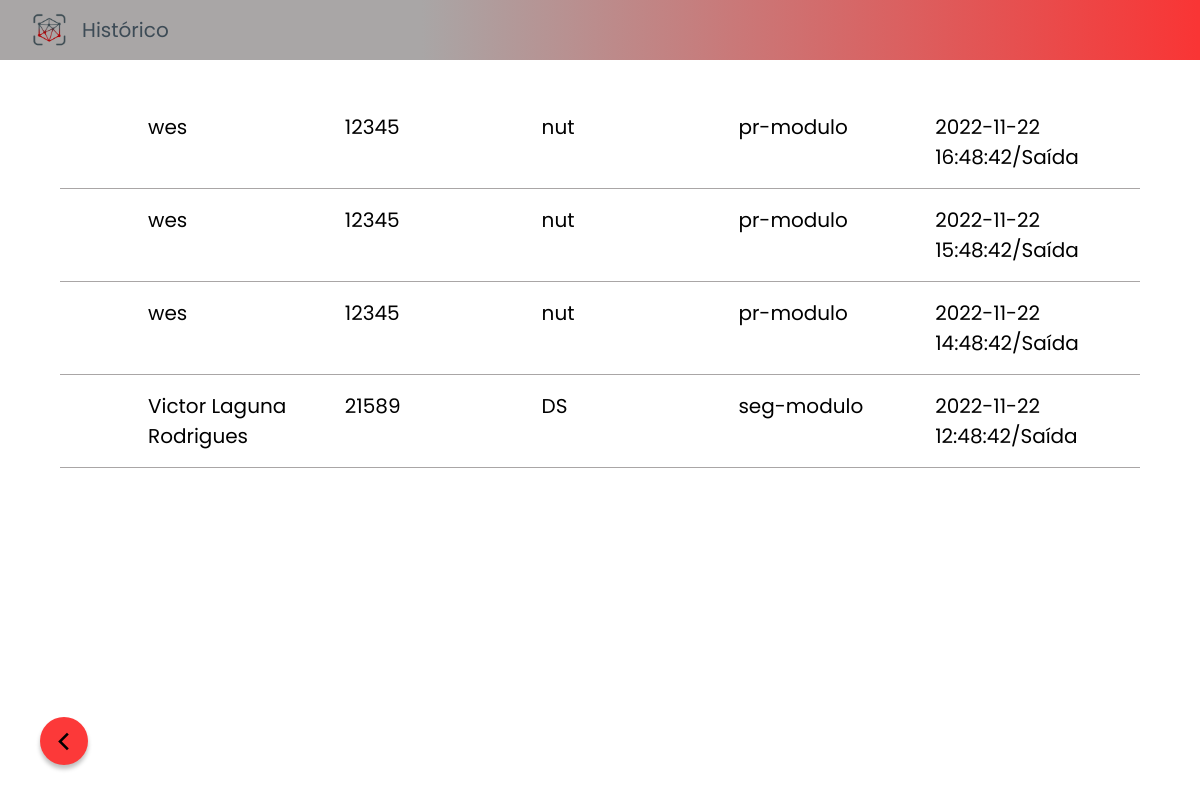
/view/registro.php (signed in), run on the app's committed database.
### tables this page shows
create table registro (
    rm int not null,
    entradaSaida datetime not null,
    foreign key(rm) references CadastroAluno(rm)
);

create table CadastroAluno(
    nome varchar(140) not null,
    rm int(5) not null primary key check (rm > 0 and rm <= 99999 ),
    email varchar(100) not null unique key,
    curso varchar(7) not null,
    periodo varchar(10) not null
);

### model/DAO/RegistroDAO.php (called while the page is built, shortened)
<?php
class RegistroDAO{
    function pegarTodosRegistros(){
        $pdo = conectar();
        $resul = $pdo->query("select cadastroaluno.nome, cadastroaluno.rm, cadastroaluno.curso, cadastroaluno.periodo, registro.entradaSaida from CadastroAluno inner join registro on cadastroaluno.rm = registro.rm order by registro.entradaSaida Desc limit 500 ;");
        return ($resul);
    }
}

### model/Registros.php (called while the page is built)
<?php
include_once('DAO/RegistroDAO.php');
class Registro {
    function pegarTodosRegistros(){
        $registroDAO = new RegistroDAO();
        $res = $registroDAO->pegarTodosRegistros();
        return $res;
    }
}

### controller/RegistroController.php (the view)
<?php
    include('../model/Registros.php');
    class RegistroController {
        function pegarTodosRegistros(){
            $registro = new Registro();
            return $registro->pegarTodosRegistros();
        }
        function lista(){
            $lista = $this->pegarTodosRegistros();
            $a = $lista ->fetchAll();
            foreach($a as $itens){
                echo
                '<li class="registro">
                    <div class="nome">'. $itens[0] .'</div>
                    <div class="rm">'. $itens[1] .'</div>
                    <div class="periodo">'. $itens[2] .'</div>
                    <div class="curso">'. $itens[3] .'</div>
                    <div class="entradaSaida">'. $itens[4] .'/Saída</div>
                </li>';
            }
        }
    }

### view/registro.php (shortened to what this page needs)
<?php
    include ('../Controller/RegistroController.php');
    $registroController = new RegistroController();
?>
<!DOCTYPE html>
<html lang="en">
<head>
    <link rel="stylesheet" href="../assets/css/variaveis.css">
    <link rel="stylesheet" href="../assets/css/corpo.css">
    <link rel="stylesheet" href="../assets/css/header-cadastro.css">
    <link rel="stylesheet" href="../assets/css/historico.css">
    <link rel="stylesheet" href="../assets/fontes/PTSans-Regular.ttf">
</head>
<body>
    <header class="header-cadastro">
        <img src="../assets/imagens/logo_icon.png" alt="Logo Sistema Face ID" class="header-cadastro__image">
        <h1 class="header__title">Histórico</h1>
    </header>
    <main id="registroMain">
        <ol id="historico">
            <?php
                $registroController ->lista();
            ?>
        </ol>
    </main>
    <a href="faceid.php" target="_self">
        <button class="voltar">
            <span id="voltarIcon" class="material-symbols-outlined">
            </span>
        </button>
    </a>
</body>
</html>

### assets/css/variaveis.css (style rules this page uses)
:root { --cor-fundo:#D6D4E2; --vermelho:#F93535; --cor-botao-escuro:#3D4B56; --cor-fundo-icons:#A9A6A6; --cor-fundo-container:#7A7A7A; --fonte:'Poppins', sans-serif; }

### assets/css/corpo.css (style rules this page uses)
* { padding: 0; margin: 0; text-decoration: none; outline: 0; border: none; box-sizing: border-box; font-family: var(--fonte); }
body { height: 100vh; }

### assets/css/header-cadastro.css (style rules this page uses)
.header-cadastro { background: linear-gradient(269.56deg, #F93535 0.25%, #A9A6A6 64.85%); width: 100%; height: 60px; position: relative; margin-bottom: 1rem; display: flex; align-items: center; padding: 0 2rem; gap: 1rem; }
.header-cadastro__image { width: 3%; }
.header__title { font-size: 20px; font-family: var(--fonte); font-weight: 400; color: var(--cor-botao-escuro); }

### assets/css/historico.css (style rules this page uses)
body { overflow-x: hidden; }
#registroMain { margin: 20px auto; width: 90vw; }
#historico { display: flex; flex-direction: column ; justify-content: center; padding:1rem 0; }
.registro { list-style: none; display: grid; grid-template-columns: repeat(5, 20%); gap: 0 1rem; border-bottom: 1px solid #A9A6A6; padding: 1rem 5.5rem; font-family: 'PT Sans', sans-serif; font-weight: 400; font-size: 20px ; }
.voltar { display: flex; align-items: center; justify-content: center; border-radius: 50%; background-color: rgb(252, 57, 57); box-shadow: 0px 4px 4px 0px #00000040; height: 48px; width: 48px; border-radius: 50%; transition: .4s all; position: fixed; bottom: 35px; left: 40px; }
#voltarIcon { font-size: 35px; }

### data on the page
registro: rm.nome "wes", rm.rm "12345", rm.curso "nut", rm.periodo "pr-modulo", entradaSaida "2022-11-22 16:48:42"
registro: rm.nome "wes", rm.rm "12345", rm.curso "nut", rm.periodo "pr-modulo", entradaSaida "2022-11-22 15:48:42"
registro: rm.nome "wes", rm.rm "12345", rm.curso "nut", rm.periodo "pr-modulo", entradaSaida "2022-11-22 14:48:42"
registro: rm.nome "Victor Laguna Rodrigues", rm.rm "21589", rm.curso "DS", rm.periodo "seg-modulo", entradaSaida "2022-11-22 12:48:42"
